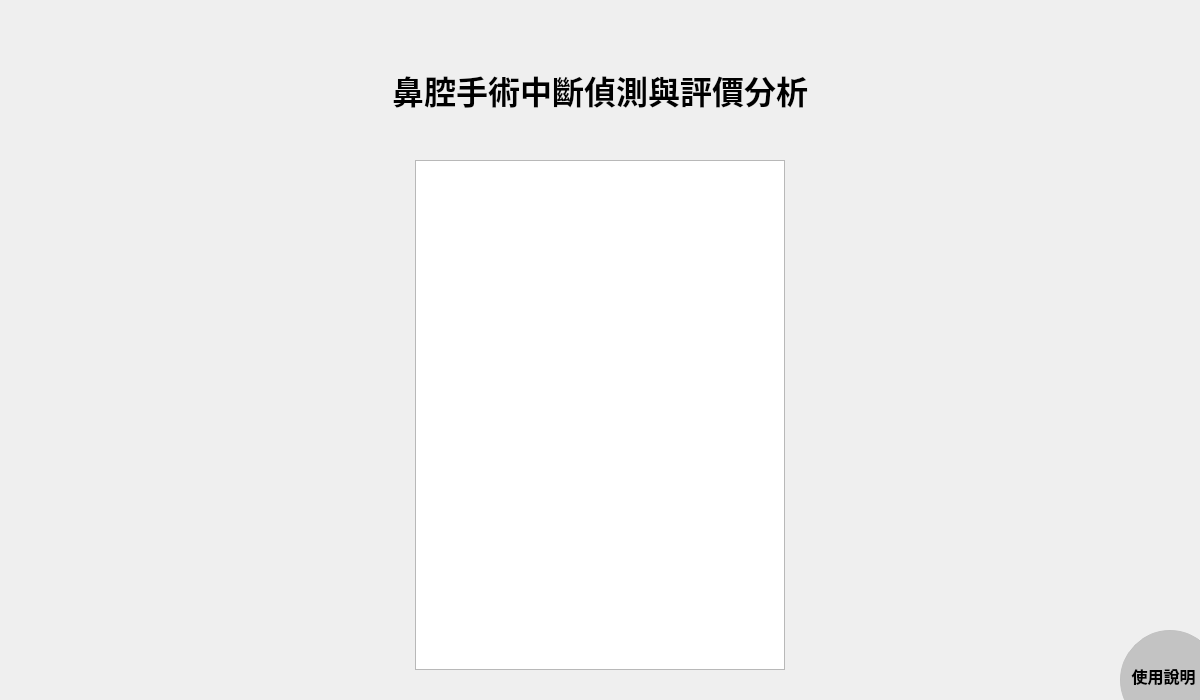
<?xml version="1.0" encoding="UTF-8"?>
<ui version="4.0">
 <class>Form</class>
 <widget class="QWidget" name="Form">
  <property name="geometry">
   <rect>
    <x>0</x>
    <y>0</y>
    <width>1200</width>
    <height>700</height>
   </rect>
  </property>
  <property name="windowTitle">
   <string>鼻腔手術偵測與評價分析</string>
  </property>
  <property name="styleSheet">
   <string notr="true"/>
  </property>
  <widget class="QLabel" name="label_title">
   <property name="geometry">
    <rect>
     <x>375</x>
     <y>50</y>
     <width>450</width>
     <height>80</height>
    </rect>
   </property>
   <property name="font">
    <font>
     <family>微軟正黑體</family>
     <pointsize>24</pointsize>
     <weight>75</weight>
     <bold>true</bold>
    </font>
   </property>
   <property name="styleSheet">
    <string notr="true"/>
   </property>
   <property name="text">
    <string>鼻腔手術中斷偵測與評價分析</string>
   </property>
   <property name="alignment">
    <set>Qt::AlignCenter</set>
   </property>
  </widget>
  <widget class="QPushButton" name="button_choose_video">
   <property name="geometry">
    <rect>
     <x>482</x>
     <y>340</y>
     <width>236</width>
     <height>60</height>
    </rect>
   </property>
   <property name="font">
    <font>
     <family>微軟正黑體</family>
     <pointsize>16</pointsize>
     <weight>75</weight>
     <bold>true</bold>
    </font>
   </property>
   <property name="styleSheet">
    <string notr="true">color: rgb(255, 255, 255);
background-color: rgb(100, 100,100);
border-radius: 20px;
border: 1px groove gray;
border-style:outset;</string>
   </property>
   <property name="text">
    <string>👆🏻 選擇資料夾 👆🏻</string>
   </property>
  </widget>
  <widget class="QPushButton" name="button_start_judge">
   <property name="enabled">
    <bool>true</bool>
   </property>
   <property name="geometry">
    <rect>
     <x>482</x>
     <y>420</y>
     <width>236</width>
     <height>60</height>
    </rect>
   </property>
   <property name="font">
    <font>
     <family>微軟正黑體</family>
     <pointsize>16</pointsize>
     <weight>75</weight>
     <bold>true</bold>
    </font>
   </property>
   <property name="styleSheet">
    <string notr="true">color: rgb(255, 255, 255);
background-color: rgb(100, 100, 100);
border-radius: 20px;
border: 1px groove gray;
border-style:outset;
</string>
   </property>
   <property name="text">
    <string>❗開始偵測❗</string>
   </property>
  </widget>
  <widget class="QPushButton" name="button_plot_result">
   <property name="geometry">
    <rect>
     <x>482</x>
     <y>500</y>
     <width>236</width>
     <height>60</height>
    </rect>
   </property>
   <property name="font">
    <font>
     <family>微軟正黑體</family>
     <pointsize>16</pointsize>
     <weight>75</weight>
     <bold>true</bold>
    </font>
   </property>
   <property name="styleSheet">
    <string notr="true">color: rgb(255, 255, 255);
background-color: rgb(100, 100, 100);
border-radius: 20px;
border: 1px groove gray;
border-style:outset;
</string>
   </property>
   <property name="text">
    <string>顯示近五次結果圖 📊</string>
   </property>
  </widget>
  <widget class="QPushButton" name="button_manual">
   <property name="geometry">
    <rect>
     <x>1120</x>
     <y>630</y>
     <width>100</width>
     <height>100</height>
    </rect>
   </property>
   <property name="sizePolicy">
    <sizepolicy hsizetype="Minimum" vsizetype="Fixed">
     <horstretch>0</horstretch>
     <verstretch>0</verstretch>
    </sizepolicy>
   </property>
   <property name="font">
    <font>
     <family>微軟正黑體</family>
     <pointsize>12</pointsize>
     <weight>75</weight>
     <bold>true</bold>
    </font>
   </property>
   <property name="layoutDirection">
    <enum>Qt::LeftToRight</enum>
   </property>
   <property name="styleSheet">
    <string notr="true">color: rgb(255, 255, 255);
background-color: rgb(195, 195, 195);
border-radius: 50px;
border: 1px groove gray;
border-style:outset;
</string>
   </property>
   <property name="text">
    <string/>
   </property>
  </widget>
  <widget class="QLabel" name="label_video_name">
   <property name="geometry">
    <rect>
     <x>525</x>
     <y>200</y>
     <width>150</width>
     <height>50</height>
    </rect>
   </property>
   <property name="font">
    <font>
     <family>微軟正黑體</family>
     <pointsize>12</pointsize>
     <weight>50</weight>
     <bold>false</bold>
    </font>
   </property>
   <property name="text">
    <string/>
   </property>
   <property name="scaledContents">
    <bool>true</bool>
   </property>
   <property name="alignment">
    <set>Qt::AlignCenter</set>
   </property>
   <property name="wordWrap">
    <bool>true</bool>
   </property>
  </widget>
  <widget class="QLabel" name="label_folder_image">
   <property name="geometry">
    <rect>
     <x>515</x>
     <y>140</y>
     <width>170</width>
     <height>170</height>
    </rect>
   </property>
   <property name="text">
    <string/>
   </property>
   <property name="scaledContents">
    <bool>true</bool>
   </property>
  </widget>
  <widget class="QLabel" name="label_title_image">
   <property name="geometry">
    <rect>
     <x>800</x>
     <y>30</y>
     <width>111</width>
     <height>101</height>
    </rect>
   </property>
   <property name="text">
    <string/>
   </property>
   <property name="scaledContents">
    <bool>true</bool>
   </property>
  </widget>
  <widget class="QLabel" name="label_title_image_2">
   <property name="geometry">
    <rect>
     <x>290</x>
     <y>30</y>
     <width>111</width>
     <height>101</height>
    </rect>
   </property>
   <property name="text">
    <string/>
   </property>
   <property name="scaledContents">
    <bool>true</bool>
   </property>
  </widget>
  <widget class="QPushButton" name="button_manual_2">
   <property name="geometry">
    <rect>
     <x>1128</x>
     <y>665</y>
     <width>71</width>
     <height>21</height>
    </rect>
   </property>
   <property name="font">
    <font>
     <family>微軟正黑體</family>
     <pointsize>12</pointsize>
     <weight>75</weight>
     <bold>true</bold>
    </font>
   </property>
   <property name="styleSheet">
    <string notr="true">QPushButton {
        border: 0px solid;
    }</string>
   </property>
   <property name="text">
    <string>使用說明</string>
   </property>
  </widget>
  <widget class="QPushButton" name="button_check_folder">
   <property name="geometry">
    <rect>
     <x>482</x>
     <y>580</y>
     <width>236</width>
     <height>60</height>
    </rect>
   </property>
   <property name="font">
    <font>
     <family>微軟正黑體</family>
     <pointsize>16</pointsize>
     <weight>75</weight>
     <bold>true</bold>
    </font>
   </property>
   <property name="styleSheet">
    <string notr="true">color: rgb(255, 255, 255);
background-color: rgb(100, 100,100);
border-radius: 20px;
border: 1px groove gray;
border-style:outset;</string>
   </property>
   <property name="text">
    <string> 查看已偵測過資料夾 📝</string>
   </property>
  </widget>
  <widget class="QPushButton" name="button_back_menu">
   <property name="geometry">
    <rect>
     <x>800</x>
     <y>600</y>
     <width>60</width>
     <height>60</height>
    </rect>
   </property>
   <property name="font">
    <font>
     <family>微軟正黑體</family>
     <pointsize>28</pointsize>
     <weight>50</weight>
     <bold>false</bold>
    </font>
   </property>
   <property name="styleSheet">
    <string notr="true">QPushButton {
        border: 0px solid;
    }
    QPushButton:hover {
        background-color: rgb(223, 223, 223);
    }
</string>
   </property>
   <property name="text">
    <string/>
   </property>
   <property name="icon">
    <iconset>
     <normaloff>image/back.png</normaloff>image/back.png</iconset>
   </property>
   <property name="iconSize">
    <size>
     <width>60</width>
     <height>60</height>
    </size>
   </property>
  </widget>
  <widget class="QLabel" name="label_background">
   <property name="geometry">
    <rect>
     <x>0</x>
     <y>0</y>
     <width>1200</width>
     <height>700</height>
    </rect>
   </property>
   <property name="text">
    <string/>
   </property>
   <property name="scaledContents">
    <bool>true</bool>
   </property>
  </widget>
  <widget class="QListWidget" name="list_widget_done_folder">
   <property name="geometry">
    <rect>
     <x>415</x>
     <y>160</y>
     <width>370</width>
     <height>510</height>
    </rect>
   </property>
   <property name="font">
    <font>
     <family>微軟正黑體</family>
     <pointsize>12</pointsize>
     <weight>75</weight>
     <bold>true</bold>
    </font>
   </property>
  </widget>
  <zorder>label_background</zorder>
  <zorder>label_folder_image</zorder>
  <zorder>label_title</zorder>
  <zorder>button_choose_video</zorder>
  <zorder>button_start_judge</zorder>
  <zorder>button_plot_result</zorder>
  <zorder>button_manual</zorder>
  <zorder>label_video_name</zorder>
  <zorder>label_title_image</zorder>
  <zorder>label_title_image_2</zorder>
  <zorder>button_manual_2</zorder>
  <zorder>button_check_folder</zorder>
  <zorder>button_back_menu</zorder>
  <zorder>list_widget_done_folder</zorder>
 </widget>
 <resources/>
 <connections/>
</ui>
